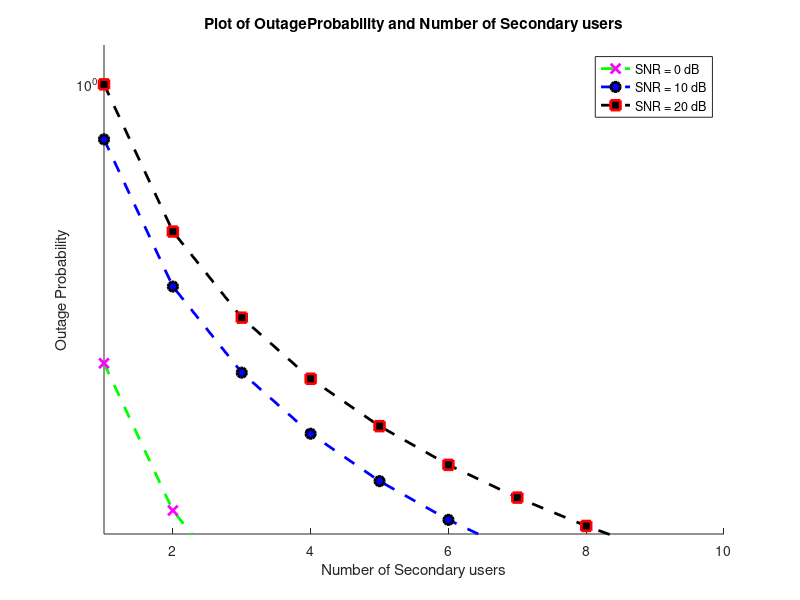

This figure's MATLAB source:
clc
close all;
d=0.5; alpha=2;
r=1;
gamma_th=2^r-1; %%% Threshold for SNR detection 
sigma_g=d^-alpha; sigma_r=(1-d)^-alpha;    %%% distance parameter 
beta=0.5  %%%Reflection co-efficient (in you derivation it is given as alpha)
snr_dB=0:10:50;
snr_lin=10.^(-snr_dB./10);
disp("Snr(dB)");
disp(snr_dB);
%disp(lol);
%besslk doubt

% disp(snr_lin);
% for i=1:6
%     disp(snr_lin(i));
% end
pout=1-(2*sqrt(gamma_th./(beta.*sigma_g.*sigma_r.*snr_lin))).*besselk(1,2*sqrt(gamma_th./(beta.*sigma_g.*sigma_r.*snr_lin)));                        %%% outage probability for 1 user case

disp("Pout-1 user")
disp(pout)
% % %%% Average Outage performance
% % poutt_M_case = zeros(10,51);
% % disp("Outt_M CASE");
% % %disp(poutt_M_case(:,1));
% %  %disp(M);
% % for M=1:10
% %     poutt_M_case(M,:)=1./M.*(pout); 
% %     disp("M");
% %     disp(M);
% %     if M==3
% %         disp("HEY ITS m=3")
% %         disp(poutt_M_case(M,:));
% %     end
% % end
% % %Scatter plot
% % %X = randn(50,3);
% % %Y = reshape(1:150,50,3);  
% % poutt_M_case = reshape(10,1);
% % plotmatrix(M,poutt_M_case)
M=3;
% % for i=1:6
% %     disp(i);
% %     disp(pout(i));
% % end
disp(pout)
%%%%%%%%%%%%%%%%%Start of main
% % pout_M_case = zeros(6,10);
% % M=1:1:10;
% % for i=1:6
% %     %disp(pout(i));
% %     pout_M_case(i,:)=1./M.*(pout(i)); %%% outage probability for M user case, Let say M=3 dictates average outage performance for 3 transmitter scenario (if TDMA used).
% %     disp("Pout");
% %     disp(i);
% %     disp(pout_M_case(i,:));
% % end
%%%%%%%%%%%%%%%%%End of main section
M=1:1:10;

axis([1 10 0 1.2 ])
hold on
for i=1:3
    %disp(pout(i));
    pout_M_case=1./M.*(pout(i)); %%% outage probability for M user case, Let say M=3 dictates average outage performance for 3 transmitter scenario (if TDMA used).
    disp("Pout");
    disp(i);
    disp(pout_M_case);
    pecu1 ='g--x';
    pecu2 = 'b--o';
    pecu3 = 'k--s';
    if i==1
        semilogy(M,pout_M_case,pecu1, 'LineWidth',2,'MarkerSize',7,'MarkerFaceColor','y','MarkerEdgeColor','m');
    elseif i==2
        semilogy(M,pout_M_case,pecu2, 'LineWidth',2,'MarkerSize',7,'MarkerFaceColor','b','MarkerEdgeColor','k');
    else
        semilogy(M,pout_M_case,pecu3, 'LineWidth',2,'MarkerSize',7,'MarkerFaceColor','k','MarkerEdgeColor','r');
    end
end
title('Plot of OutageProbability and Number of Secondary users')
xlabel('Number of Secondary users') 
ylabel('Outage Probability') 
%hold on grid on
legend('SNR = 0 dB','SNR = 10 dB','SNR = 20 dB');    
hold off
%pout_M_case=1./M.*(pout); %%% outage probability for M user case, Let say M=3 dictates average outage performance for 3 transmitter scenario (if TDMA used).
%disp("Pout-3")
%disp(pout_M_case);
% semilogy(M,pout_M_case)
% title('Plot of OutageProbability and Number of Secondary users')
% xlabel('Number of Secondary users') 
% ylabel('Outage Probability') 
% % %hold on
% %%% Throughput Performance/Average capacity


